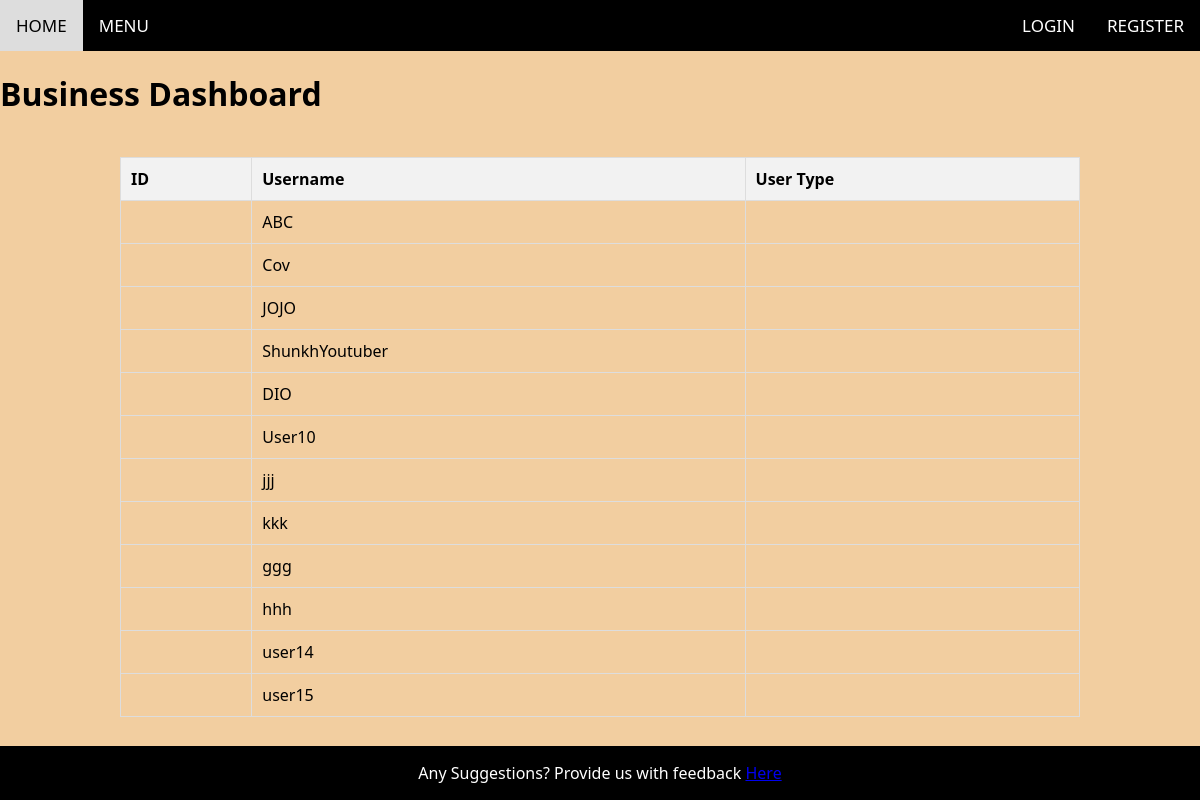
/business_dashboard, run on an earlier commit of the app's database.
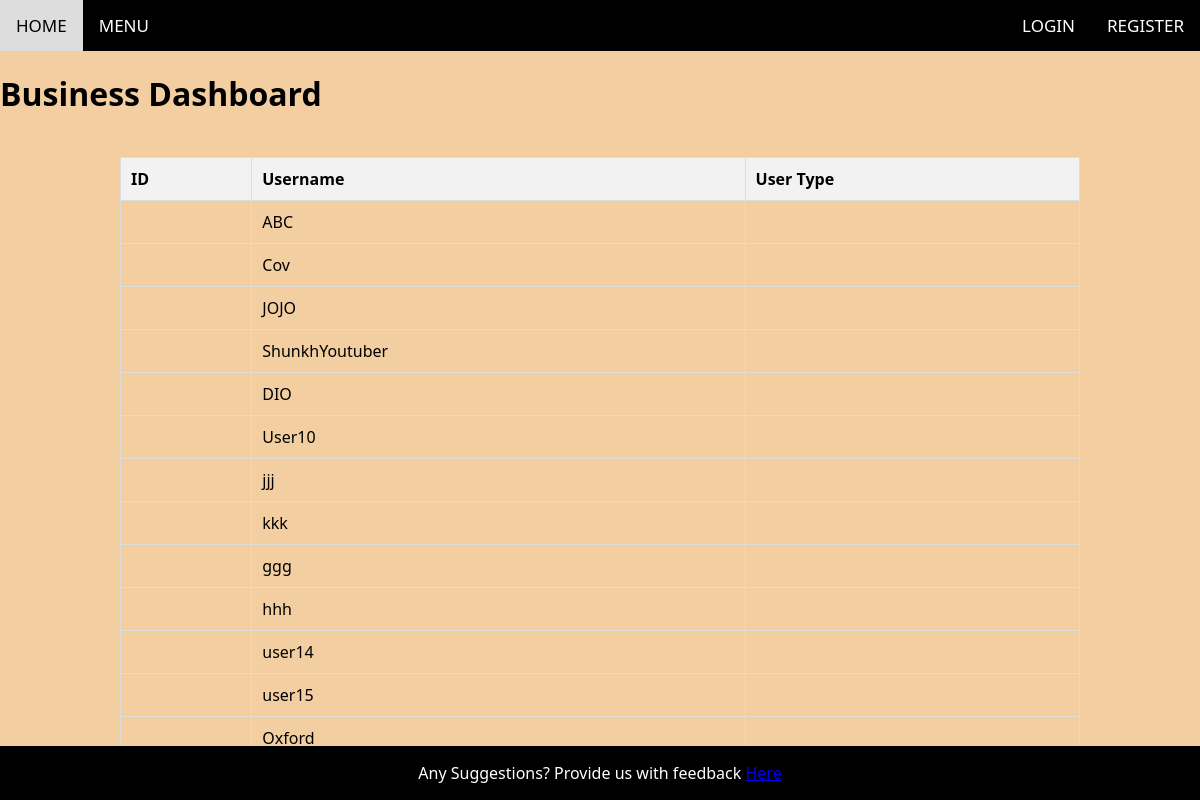
And on a later commit of the database.
### app.py (models this page shows, shortened)
class User(db.Model, UserMixin):
    User_ID = db.Column(db.Integer, primary_key=True, autoincrement=True)
    username = db.Column(db.String(255), nullable=False)
    Type = db.Column(db.String(50), nullable=False)
    password = db.Column(db.String(60), nullable=False)

### app.py (the view)
@app.route('/business_dashboard')
def businessDashboard():
    return render_template('business_dashboard.html', users=getUsers())

### app.py (called while the page is built)
def getUsers():
    return User.query.all()

### templates/business_dashboard.html (shortened to what this page needs)
{% extends 'base.html' %}
{% block content %}
<h1>Business Dashboard</h1>
<table>
    <thead>
        <tr>
            <th>ID</th>
            <th>Username</th>
            <th>User Type</th>
        </tr>
    </thead>
    <tbody>
        {% for user in users %}
            <tr>
                <td>{{ user.id }}</td>
                <td>{{ user.username }}</td>
                <td>{{ user.userType }}</td>
            </tr>
        {% endfor %}
    </tbody>
</table>
{% endblock %}

What changed in the data, as far as the page shows it:
added User: username "Oxford"
